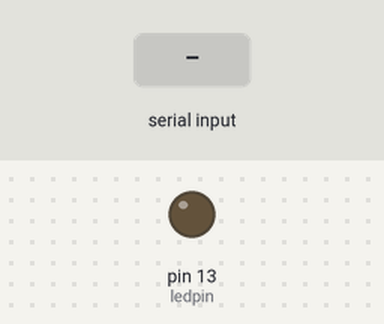
A sketch run on a simulated Arduino Uno, built with avr-gcc and run on an emulated ATmega328P. On the bench: output pins drawn as LEDs (lit = HIGH). The test bench sets the inputs (shaded band).

Above: at 1.2 s.
1.3 s: "1\n" received over Serial
At 2.1 s:
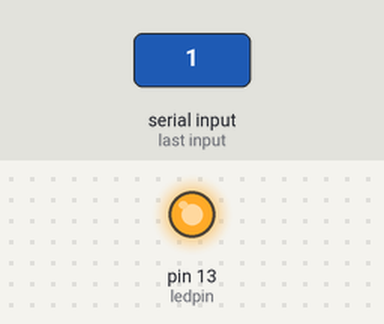
Timing chart, 0 to 4.3 s (numbered marks = the images above; inputs shaded):
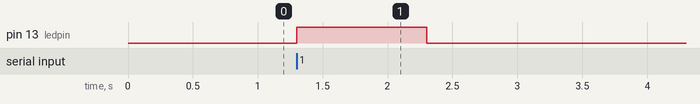

The sketch:

serialLed.ino
```cpp
int data;
int ledpin = 13;

void setup(){
  pinMode(ledpin, OUTPUT);
  Serial.begin(9600);
}

void loop(){

  if (Serial.available()){

    data = Serial.parseInt();

  }

    if(data == 1){
      digitalWrite(ledpin, HIGH);
    }
    else if(data == 0){
      digitalWrite(ledpin, LOW);
    }
}
```

Measured:
- after the input at 1.3 s, pin 13 (ledpin): LOW → HIGH at once, → LOW 1.0 s later
